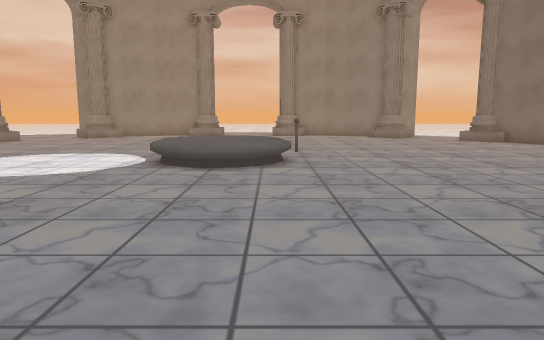
[1] (above)

18 first-person views from a walk through a 3-D level made in the Unity game engine. The camera is 1.3 m above the floor, tilts 8° down and sees 70° across. The floor is counted in squares, 1 m on a side. Each view is taken from the middle of a square. On the plan, view 1 faces up. The plan holds only what a view shows up to about 16 squares ahead; the rest is blank. The place goes on beyond the plan. The player is left out. Some surface patterns are stand-ins.

[2]
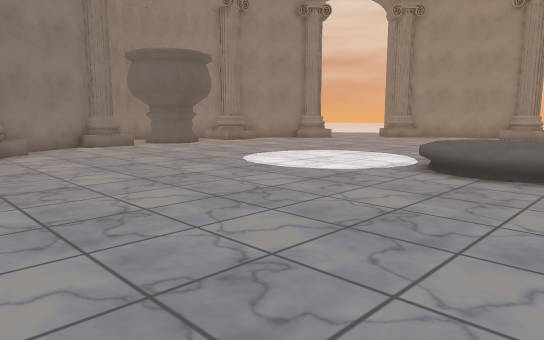

[3]
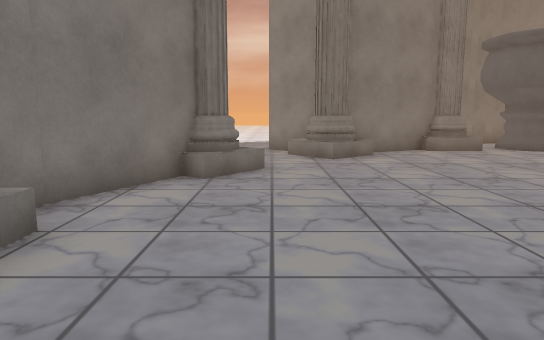

[4]
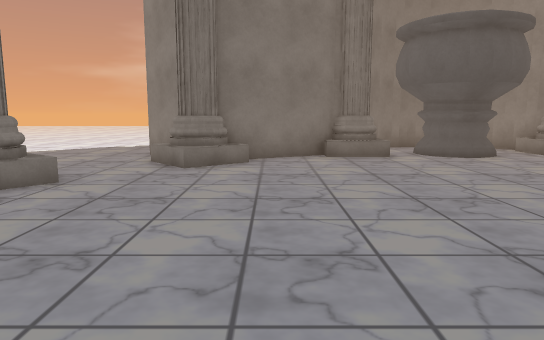

[5]
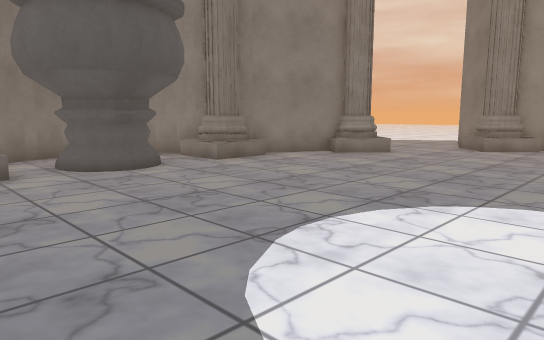

[6]
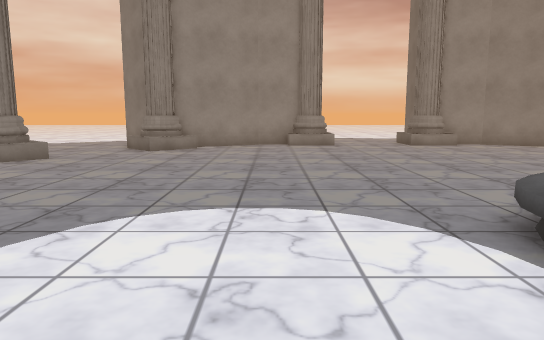

[7]
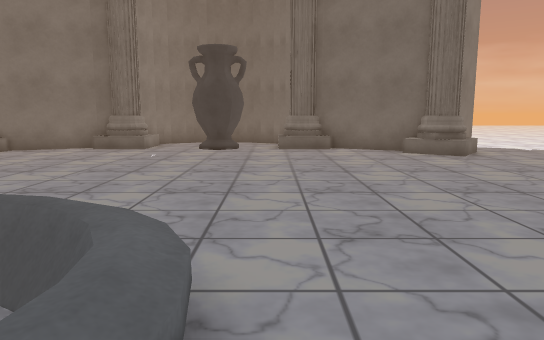

[8]
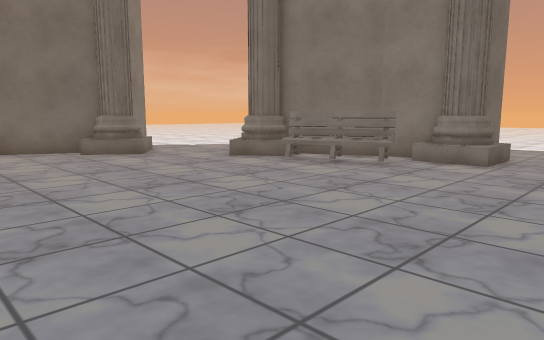

[9]
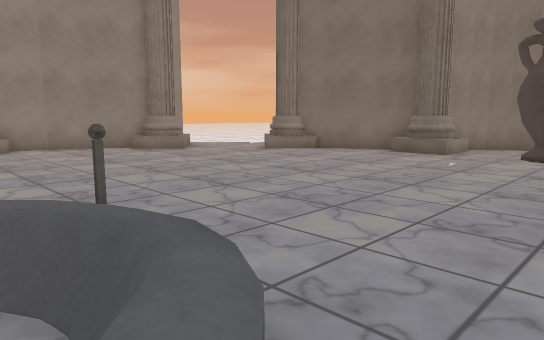

[10]
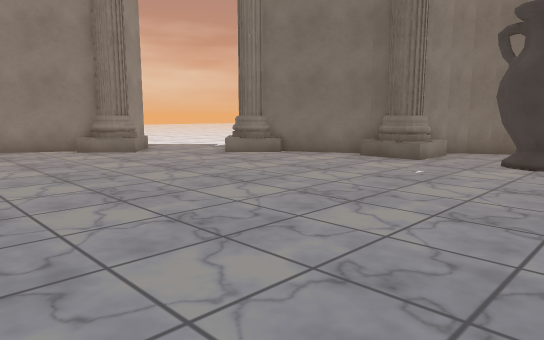

[11]
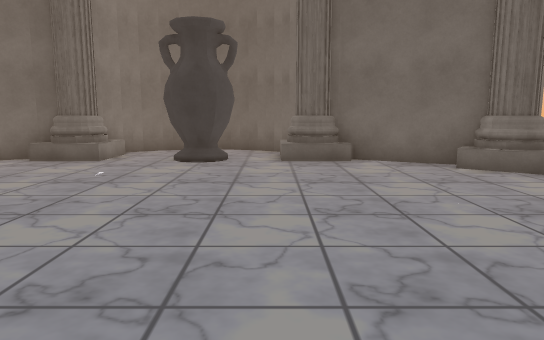

[12]
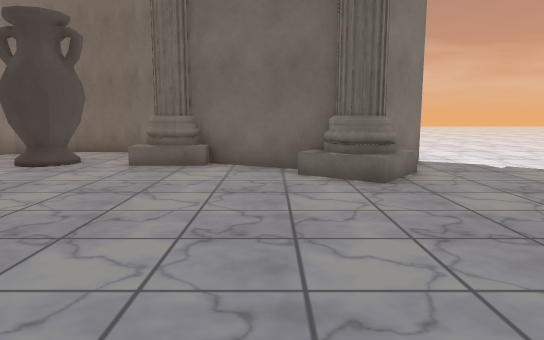

[13]
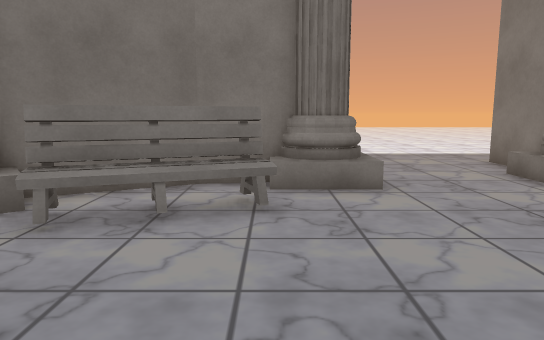

[14]
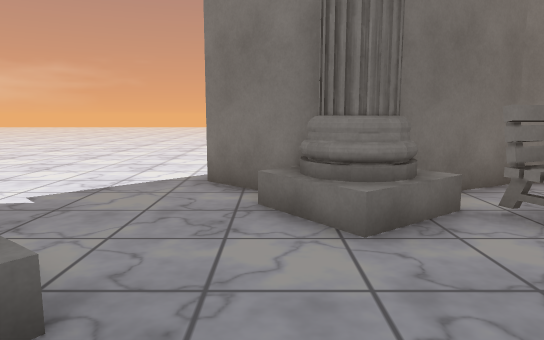

[15]
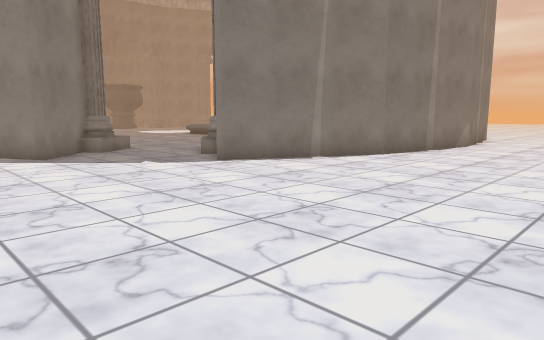

[16]
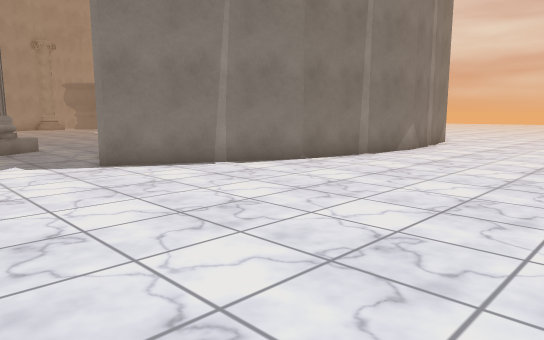

[17]
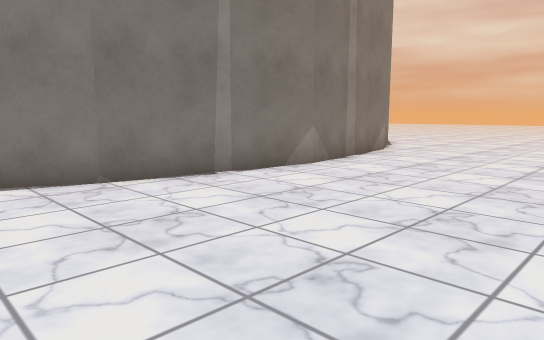

[18]
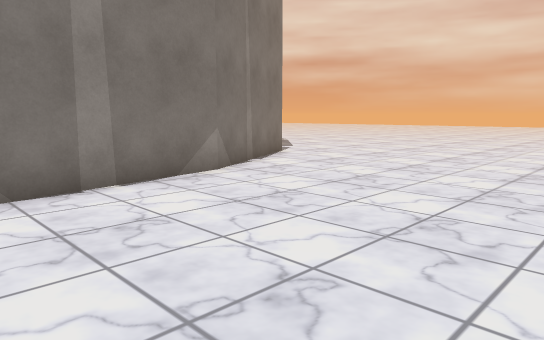

### Floor plan
Key: @ floor where view 1 was taken; # wall or solid block; . floor; v drop or lower ground; P pot; C column; B bench; O other object.
Columns run from 19 left of view 1 to 23 right of it. Each row starts with its distance up from view 1.
 24     ....###..............###    .........
 23     ....CC................#C..  .........
 22      .........................  .........
 21       ........................  #........
 20      C.......................CC ##.......
 19     ##........................####........
 18    ##..........................####.......
 17    #...........................####.......
 16   ##............................###.......
 15  ##C............... ...........CC###......
 14 ##CO..............  O...........CO##......
 13   ...............P ................#......
 12    PP...........O vO...........PP..#.....
 11 #  PP...........O vO...........PP..#.......
 10 #.PP............PPPP...........PP..#......
  9 ##................................##......
  8    C...........................CC###......
  7    #............................####......
  6    #...........................####.......
  5    ##..........................# ##.......
  4     #C........................####........
  3     #CC......................CC###.........
  2    ##C........................C##.........
  1    #....................B.......#.........
  0  .......CC.........@.BBBBC#...............
 -1 .......  C#..........BB ####..............
 -2 .....     ###.CC....CC###  ##............
 -3 ....        ## C...C###    ##............ .
 -4 ...            #....#       .............
 -5                #....#        ...........
 -6                #....#        ....... ..  .

Positions as (right, up) in squares from view 1, and headings:
1: (0, 0), facing up
2: (1, 1), facing up-left
3: (-1, 1), facing left
4: (-3, 5), facing left
5: (-6, 7), facing up-left
6: (-6, 8), facing up
7: (-3, 9), facing right
8: (-3, 9), facing down-right
9: (-1, 9), facing up-right
10: (1, 9), facing up-right
11: (1, 9), facing right
12: (2, 5), facing right
13: (2, 5), facing down
14: (8, 5), facing down
15: (22, -6), facing up-left
16: (23, -3), facing up-left
17: (23, 3), facing up-left
18: (23, 11), facing up-left
